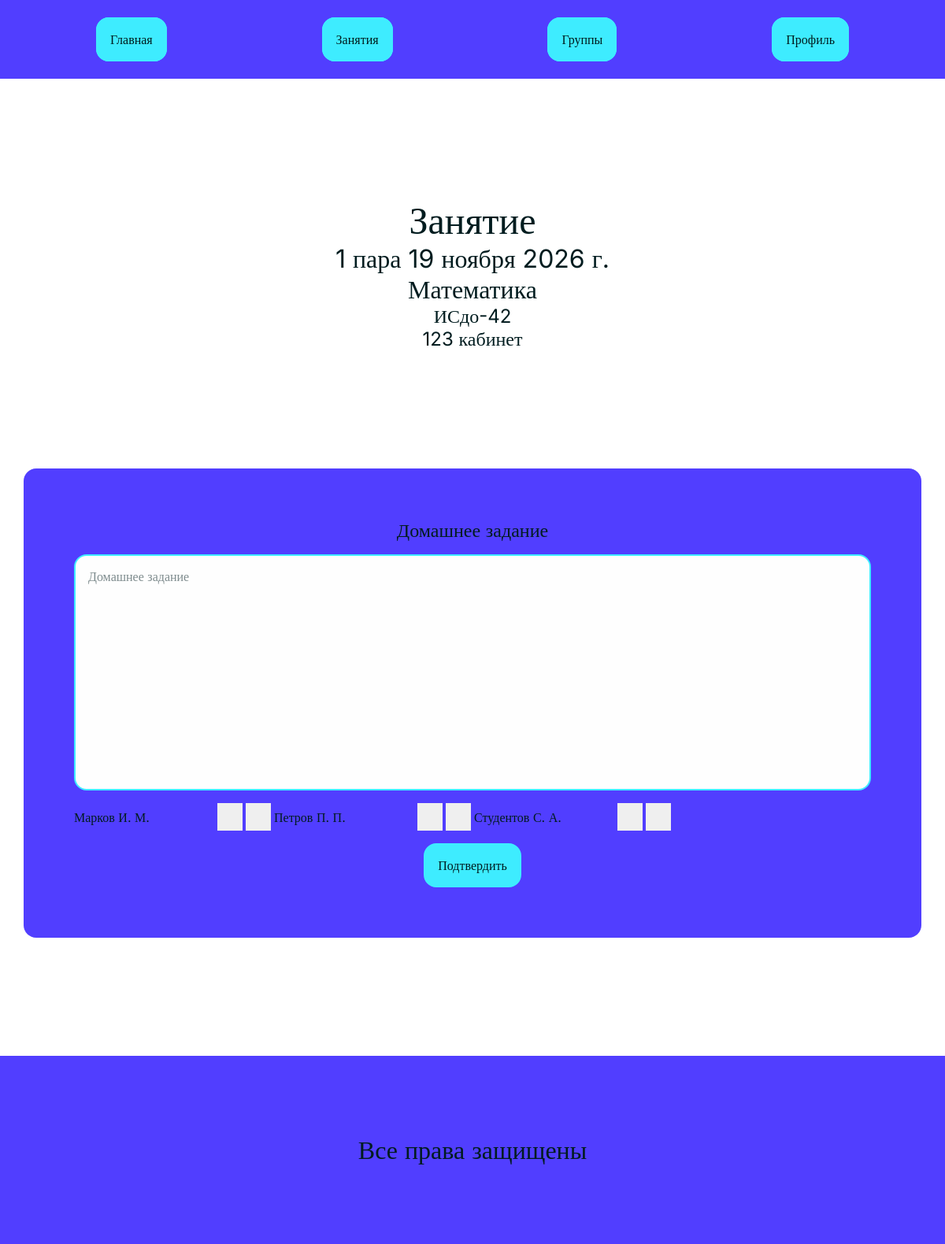
Before: /lessons/3/ (signed in) with the older database file.
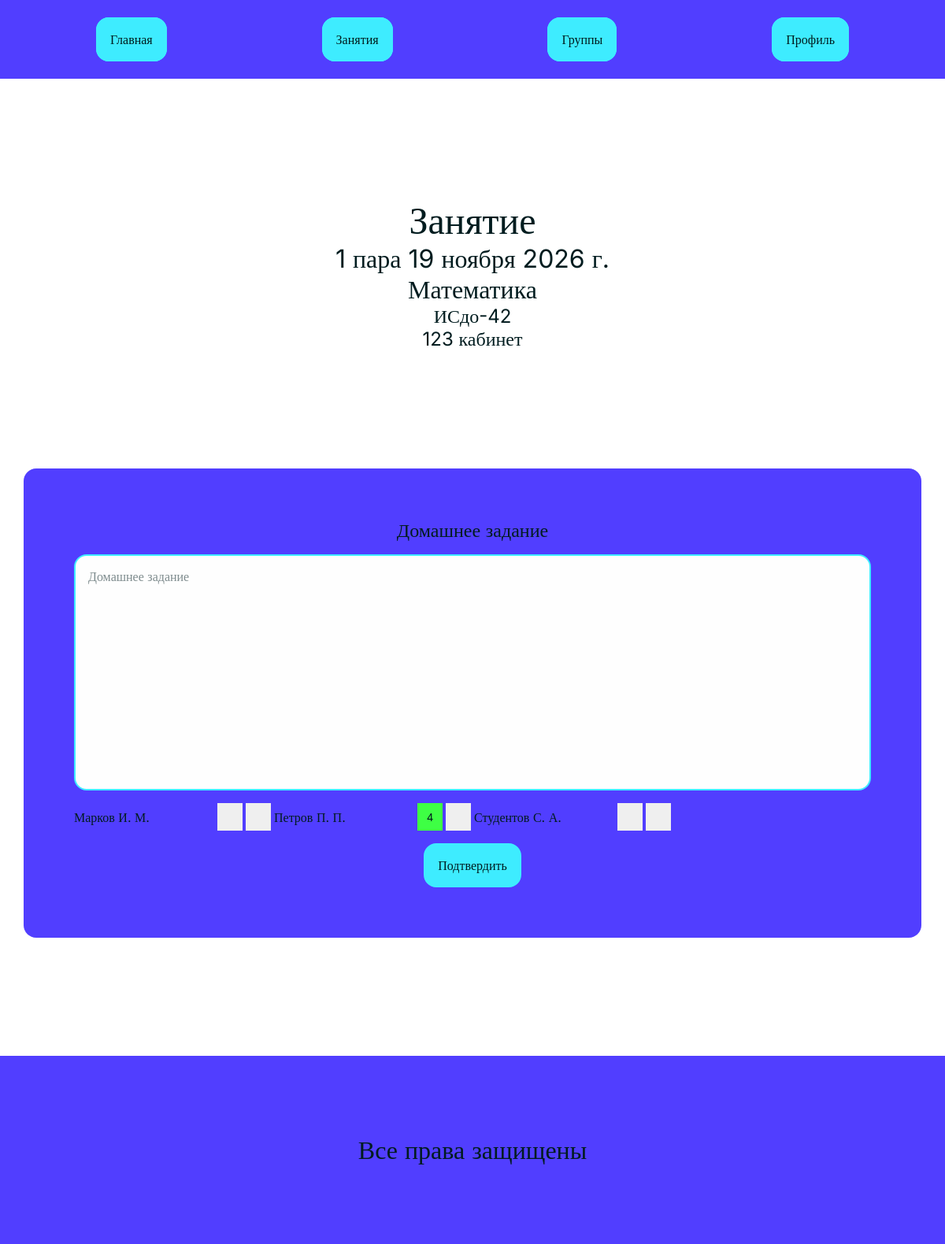
After: the same page with the newer database file.
### dnevnikapp/models.py (models this page shows, shortened)
class CustomUser(AbstractUser):
    class Role(models.TextChoices):
        STUDENT = "student", "Student"
        PARENT = "parent", "Parent"
        TEACHER = "teacher", "Teacher"
        ADMIN = "admin", "Admin"
    first_name=models.CharField(max_length=30, null=False, blank=False, verbose_name="Имя")
    last_name=models.CharField(max_length=30, null=False, blank=False, verbose_name="Фамилия")
    patronimic = models.CharField(max_length=30, null=True, blank=True, verbose_name="Отчество")
    role = models.TextField(choices=Role.choices, default=Role.STUDENT, null=True, blank=True, verbose_name="Роль")
    group = models.ForeignKey("Group", null=True, blank=True, verbose_name="Группа", default=None, related_name="students", on_delete=models.SET_NULL)
    subjects = models.ManyToManyField("Subject", through="TeacherSubject", verbose_name="Преподаваемые предметы", blank=True)
    parents = models.ManyToManyField("self", through="ParentChild", null=True, related_name="children", symmetrical=False, verbose_name="Родители", through_fields=("child","parent"))
    REQUIRED_FIELDS=["first_name", "last_name"]
    class Meta:
        verbose_name="Пользователь"
        verbose_name_plural="Пользователи"

class Grade(models.Model):
    lesson = models.ForeignKey(Lesson, on_delete=models.CASCADE, verbose_name="Занятие", related_name="grades")
    student = models.ForeignKey(CustomUser, on_delete=models.CASCADE, verbose_name="Студент", related_name="grades")
    grade = models.PositiveSmallIntegerField(verbose_name="Оценка",validators=[MinValueValidator(2), MaxValueValidator(5)])
    comment = models.CharField(max_length=150, null=True, blank=True, verbose_name="Комментарий")
    class Meta:
        constraints=[
            models.UniqueConstraint(
                fields=["lesson","student"],
                name="grade_per_lesson_and_student"
            )
        ]
        verbose_name = "Оценка"
        verbose_name_plural = "Оценки"

### dnevnikapp/views.py (the view, shortened to what this page needs)
# urls.py: path("lessons/<int:lessonid>/", views.lessonView, name="lessons"),
@login_required
@roles_required("teacher","admin", "student", "parent")
def lessonView(request, lessonid):
    lesson = Lesson.objects.select_related("subject", "group", "hometask"
                            ).prefetch_related(
                                Prefetch("group__students__grades", queryset=Grade.objects.filter(lesson_id=lessonid)),
                                Prefetch("group__students__absences", queryset=Absence.objects.filter(lesson_id=lessonid)),
                            ).filter(pk=lessonid).first()
    if lesson == None:
        raise Http404
    if request.user.role == "student" and request.user.group_id != lesson.group_id:
        raise PermissionDenied
    elif request.user.role == "parent" and request.user.children.filter(group_id=lesson.group_id).first() == None:
        raise PermissionDenied
    elif request.user.role == "teacher" and request.user.id != lesson.teacher_id:
        raise PermissionDenied
    students = lesson.group.students.prefetch_related("parents", "grades", "absences")
    for student in students:
        student.grade = student.grades.filter(lesson_id=lessonid).first()
        student.absence = student.absences.filter(lesson_id=lessonid).first()
    context = {
        "lesson":lesson,
        "students":students,
    }
    if request.user.role == "teacher" or request.user.role == "admin":
        return render(request, "lesson.html", context=context)
    elif request.user.role == "student" or request.user.role == "parent":
        return render(request, "lessonstudent.html", context=context)

### dnevnikapp/converters.py (called while the page is built)
    def to_url(self, value: date) -> str:
        return value.strftime("%d-%m-%Y")

### dnevnikapp/models.py (called while the page is built)
    def __str__(self):
        return self.name

    def __str__(self):
        return self.name

### dnevnikapp/templates/lesson.html (shortened to what this page needs)
{% extends 'baseheader.html' %}
{% load static %}
{% block head %}
    <link rel="stylesheet" href="{% static 'css/lesson.css' %}">
{% endblock %}
{% block content %}
    <div class="centerdiv centerpadding">
        <div class="headingsdiv">
            <h1>Занятие</h1>
            <h2>{{ lesson.lesson_number }} пара {{ lesson.date }}</h2>
            <h2>{{ lesson.subject }}</h2>
            <h3>{{ lesson.group }}</h3>
            <h3>{{ lesson.room }} кабинет</h3>
        </div>
        <div class="mainblock">
            <form class="mainform" method="post">
                <h3>Домашнее задание</h3>
                <textarea name="hometask" placeholder="Домашнее задание">{{ lesson.hometask.text }}</textarea>
                <div class="lesson-studentsgrid">
                    {% for student in students %}
                        <div class="lesson-student">
                            <p>{{ student.last_name }} {{ student.first_name|slice:1 }}. {{ student.patronimic|slice:1 }}.</p>
                            <div class="gradeabsence">
                                <button type="button"
                                    class="lessongrade {% if student.grade.grade >= 4 %}grade-good{% elif student.grade.grade == 3 %}grade-ok{% elif student.grade.grade == 2 %}grade-bad{% endif %}"
                                    data-student="{{ student.pk }}"
                                    data-value="{{ student.grade.grade|default_if_none:'' }}"
                                >
                                    {{ student.grade.grade|default:"" }}
                                </button>
                                <button type="button"
                                    class="lessonabsence {% if student.absence %}{% if student.absence.is_excused %}absence-excused{% else %}absence{% endif %}{% endif %}"
                                    data-student="{{ student.pk }}"
                                    data-value="{% if student.absence %}{% if student.absence.is_excused %}УП{% else %}Н{% endif %}{% endif %}"
                                >
                                </button>
                            </div>
                        </div>
                    {% endfor %}
                </div>
                <button class="button">Подтвердить</button>
            </form>
        </div>
    </div>
{% endblock %}

Changed rows visible on the page:
changed CustomUser "Петров": grade.grade (not shown) → "4"
